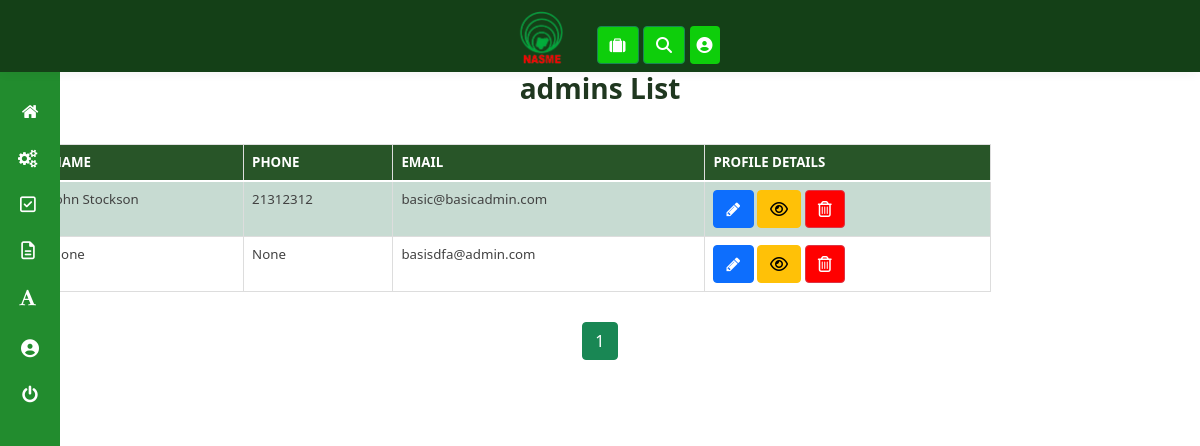
/admin/manage_admins (signed in), run on the app's committed database.
### membership/models.py (models this page shows, shortened)
class User(db.Model, UserMixin):
  id = db.Column(db.Integer, primary_key=True)
  units = db.relationship("Unit", secondary=user_unit, backref=db.backref("unit_members", lazy='dynamic'), lazy="dynamic")
  username = db.Column(db.String(20), unique=True)
  email = db.Column(db.String(120), unique=True)
  phone = db.Column(db.String(60), unique=True)
  password = db.Column(db.String(60), nullable=False, default="12345678")
  image_file = db.Column(db.String(20), nullable=False, default='default.jpg')
  date_registered = db.Column(db.DateTime, nullable=False, default=datetime.utcnow)
  role = db.Column(db.String(6), nullable=False, default="USER")
  _is_superadmin = db.Column("is_superadmin", db.Boolean, nullable=False, default=False)
  current_salary = db.Column(db.String(60))
  occupation = db.Column(db.String(60))
  experience = db.Column(db.String(60))
  date_of_birth = db.Column(db.String(), nullable=False, default=datetime.utcnow)
  home_address = db.Column(db.String())
  work_address = db.Column(db.String())
  _is_suspended = db.Column("is_suspended", db.Boolean, nullable=False, default=False)
  has_filled_profile = db.Column(db.Boolean(), default=False)
  business_name = db.Column(db.String())
  business_email = db.Column(db.String())
  business_phone = db.Column(db.String())
  business_photo = db.Column(db.String(20), default='default.jpg')
  business_about = db.Column(db.String())
  business_services = db.Column(db.String())
  business_product_image_1 = db.Column(db.String(20), default='default.jpg')
  business_product_image_2 = db.Column(db.String(20), default='default.jpg')
  business_product_image_3 = db.Column(db.String(20), default='default.jpg')
  business_product_image_4 = db.Column(db.String(20), default='default.jpg')
  business_product_image_5 = db.Column(db.String(20), default='default.jpg')
  business_product_image_6 = db.Column(db.String(20), default='default.jpg')
  business_facebook = db.Column(db.String())
  business_twitter = db.Column(db.String())
  business_linkedin = db.Column(db.String())
  business_whatsapp = db.Column(db.String())
  def display_units(self):
    unit_names = []
    for unit in self.units.all():
      unit_names.append(unit.name)
    return ", ".join(unit_names)
  @property
  def is_superadmin(self):
      return self._is_superadmin
  @property
  def is_suspended(self):
      return self._is_suspended
  @is_superadmin.setter
  def is_superadmin(self, s):
    if type(s) == type(str()):
      if s.lower() == "true":
        self._is_superadmin = True
      elif s.lower() == "false":
        self._is_superadmin = False
    else:
      self._is_superadmin = s
  @is_suspended.setter
  def is_suspended(self, s):
    if type(s) == type(str()):
      if s.lower() == "true":
        self._is_suspended = True
      elif s.lower() == "false":
        self._is_suspended = False
    else:
      self._is_suspended = s

### membership/admins/routes.py (the view)
@admins.route("/admin/manage_admins")
@super_admin_role_required
def manage_admins():
  page = request.args.get('page', 1, type=int)
  admins= User.query.filter_by(role="ADMIN").filter(User.id!=current_user.id).paginate(page=page, per_page=5)
  return render_template("manage_administrators.html", title="Admin Management", admins=admins)

### membership/admins/routes.py (called while the page is built)
@admins.context_processor
def inject_menu():
    dashboard_units = Unit.query.all()
    return dict(dashboard_units=dashboard_units)

### membership/admins/utils.py (called while the page is built)
def super_admin_role_required(func):
    @wraps(func)
    def decorated_view(*args, **kwargs):
      if current_user.is_authenticated:
        if current_user.role == "USER":
          return redirect(url_for('admins.admin_login', next=url_for(request.endpoint)))
        elif not current_user.is_superadmin:
            abort(403)
        return func(*args, **kwargs)
      else:
        return redirect(url_for('admins.admin_login', next=url_for(request.endpoint)))
    return decorated_view

### membership/models.py (called while the page is built)
@login_manager.user_loader
def load_user(user_id):
    return User.query.get(int(user_id))

### membership/templates/manage_administrators.html (shortened to what this page needs)
{% extends "dashboard_layout.html" %}
{% block content %}
<link rel="stylesheet" type="text/css" href="css/table-style.css" />
<link rel="stylesheet" type="text/css" href="css/basictable.css" />
				<div class="container agile-tables">
					<h3 style="text-align: center; color:rgb(31, 55, 31); font-weight:bold;" class="text-center"> admins List</h3>
					<div class="w3l-table-info table-responsive" style="width: 85%; font-size: 14px;">
					    <table id="tuble" class="table table-success table-striped table-hover table-bordered ">
						<thead>
						  <tr>
							<th>Name</th>
							<th>Phone</th>
							<th>Email</th>
							<th>Profile Details</th>
						  </tr>
						</thead>
						<tbody>
							{% for admin in admins.items %}
						  <tr>
							<td>{{admin.username}}</td>
							<td>{{ admin.phone }}</td>
							<td>{{ admin.email }}</td>
							<td>
								<a role="button" class="btn btn-primary" href="{{ url_for('admins.edit_admin', admin_id=admin.id) }}" data-toggle="tooltip" data-placement="top" title="Edit Member Profile"><i class="fa fa-pencil" aria-hidden="true" data-toggle="tooltip" data-placement="top" title="Edit Member Profile"></i></a>
								<a type="button" class="btn btn-warning"  dataId="{{admin.id}}" dataImage="/static/profile_pics/{{admin.image_file }}" dataName="{{ admin.username }}" dataEmail="{{admin.email}}" dataPhone="{{admin.phone}}" dataPassword="{{ admin.password }}" dataUnits="{{admin.display_units()}}" dataDateReg="{{ admin.date_registered }}" dataOccupation="{{ admin.occupation }}" dataHomeAddr="{{ admin.home_address }}" dataWorkAddre="{{ admin.work_address }}" dataExperience = "{{admin.experience}}" dataCurrentSalary="{{admin.current_salary}}" data-toggle="modal" data-target="#staticBackdrop" onclick="viewUserFunction(this)" data-toggle="tooltip" data-placement="top" title="View Member Profile"><i class="fa fa-eye" aria-hidden="true" data-toggle="tooltip" data-placement="top" title="View Member Profile"></i></a>
								<a type="button" class="btn btn-danger" style="background: red;" data-toggle="modal" id="{{admin.id}}" dataName="{{admin.username}}" data-target="#deletemodal"  onclick="deleteFunction(this)" data-toggle="tooltip" data-placement="top" title="Delete Member Profile"><i class="fa fa-trash-o" aria-hidden="true" data-toggle="tooltip" data-placement="top" title="Delete Member Profile"></i></a>
							</td>
						  </tr>
						  {% endfor %}
					  </table>
				  </div>
					  {% for page_num in admins.iter_pages(left_edge=1, right_edge=1, left_current=1, right_current=2) %}
					    {% if page_num %}
					      {% if admins.page == page_num %}
					        <a class="btn btn-success mb-5"  href="{{ url_for('admins.manage_admins', page=page_num) }}">{{ page_num }}</a>
					      {% else %}
					        <a class="btn btn-outline-success mb-5" href="{{ url_for('admins.manage_admins', page=page_num) }}">{{ page_num }}</a>
					      {% endif %}
					    {% else %}
					      ...
					    {% endif %}
					  {% endfor %}
					</div>
{% endblock content %}

### membership/static/css/table-style.css (style rules this page uses)
table { background: white; border-collapse: collapse; margin: 1.25em 0 0; width: 100%; }
table tr, table th, table td { border: none; border-bottom: 1px solid #e8e8e8; font-size: .95em; }
table th, table td { padding: 10px 12px; text-align: left; }
table th { background: #fcb216; color: #000000; text-transform: uppercase; }
table tr td { background: #f3faff; color: #424242; }
table tr:nth-of-type(2n+2) td { background: #ffffff; }
table { width: 100%; }
.table { margin: 30px 0; border-collapse: collapse; border-spacing: 0; empty-cells: show; border: 1px solid #e0e0e0; }
.table td, .table th { border-left: 1px solid #e0e0e0; border-width: 0 0 0 1px; font-size: inherit; margin: 0; overflow: visible; padding: 0.5em 1em; font-weight: normal; }
.table td:first-child, .table th:first-child { border-left-width: 0; }
.table thead, .table tfoot { background-color: #f05050; color: #fff; text-align: left; vertical-align: bottom; }
.table thead td, .table tfoot td, .table thead th, .table tfoot th { border-color: #fff; }
.table td { background-color: transparent; }

### data on the page
User: username "John Stockson", phone "21312312", email "basic@basicadmin.com"
User: username "None", phone "None", email "basisdfa@admin.com"

### other printed values
{{ page_num }} "1"
